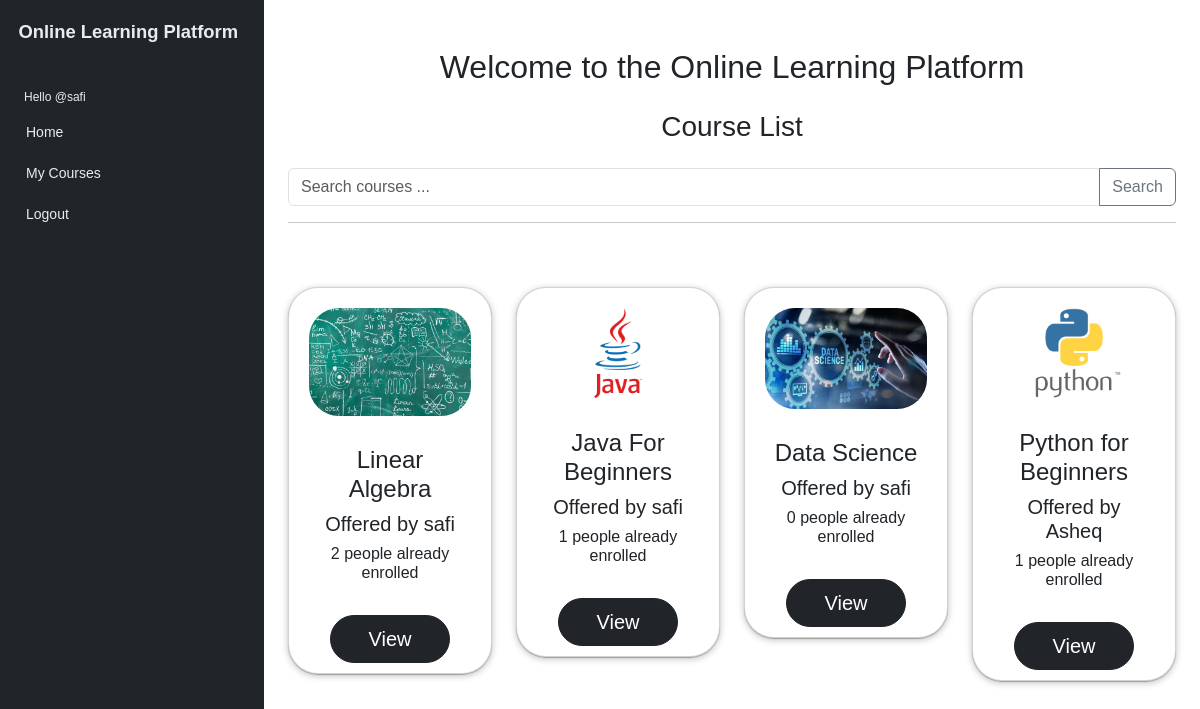
/stuhome/ (signed in), run on the app's committed database.
### core/models.py (models this page shows, shortened)
class Course(models.Model):
    user = models.ForeignKey(User, on_delete=models.CASCADE)
    title = models.CharField(max_length=50)
    description = models.TextField()
    cover = models.ImageField(null=True, blank=True)
    created = models.DateTimeField(auto_now_add=True)

### core/views.py (the view)
# urls.py: path('stuhome/', views.stuhomepage,name='stuhome'),
@login_required(login_url='loginpage')
def stuhomepage(request):
    q = request.GET.get('q', '')
    courses = Course.objects.annotate(enrollment_count=Count('enrollment'))
    if q:
        courses = courses.filter(
            Q(title__icontains=q) | Q(description__icontains=q) | Q(user__username__icontains=q)
        )
    return render(request, 'students/student_home.html', {'courses': courses})

### templates/students/student_home.html (shortened to what this page needs)
{% extends 'layout.html' %}
{% block sideitem %}
    <li class="sidebar-item">
        <a href="#" class="sidebar-link">Home</a>
    </li>
    <li class="sidebar-item">
        <a href="{% url 'mycourses' %}" class="sidebar-link">My Courses</a>
    </li>
{% endblock %}
{% block main %}
    <div class="container">
        <h2 class="text-center mt-5 mb-4" style="font-family: 'Poppins', sans-serif;">Welcome to the Online Learning Platform</h2>
        <h3 class="text-center mb-4" style="font-family: 'Poppins', sans-serif;">Course List</h3>
        <form method="get" action="{% url 'stuhome' %}">
            <div class="input-group mb-3">
                <input type="text" name="q" class="form-control" placeholder="Search courses ..." aria-label="Search courses">
                <button class="btn btn-outline-secondary" type="submit">Search</button>
            </div>
        </form>
        <hr>
        <div class="row row-cols-1 row-cols-md-4 g-4 py-5">
            {% for course in courses %}
            <div class="col">
                <div class="card">
                    <img src="{{ course.cover.url }}" class="card-img-top" alt="Subject">
                    <div class="card-body">
                        <h4 class="text-center card-title">{{ course.title }}</h4>
                        <h5 class="text-center card-title">Offered by {{ course.user }}</h5>
                        <h6 class="text-center card-title">{{ course.enrollment_count }} people already enrolled</h6>
                    </div>
                    <div class="d-flex justify-content-around">
                        <a href="{% url 'previewcourse' course.id %}" class="btn btn-lg btn-dark">View</a>
                    </div>
                </div>
            </div>
            {% endfor %}
        </div>
    </div>
{% endblock %}

### templates/layout.html (shortened to what this page needs)
{% load static %}
<!DOCTYPE html>
<html>
<head>
	<link href="https://cdn.jsdelivr.net/npm/bootstrap@5.3.3/dist/css/bootstrap.min.css" rel="stylesheet">
	<link rel="stylesheet" type="text/css" href="{% static 'main/dash.css' %}">
</head>
<body>
    <div class="wrapper">
		<aside id="sidebar">
			<div class="h-100">
				<div class="sidebar-logo">
					<a href="#">Online Learning Platform</a>
				</div>
				<ul class="sidebar-nav">
					<li class="sidebar-header">Hello @{{ request.user }}</li>
					{% block sideitem %}
                    {% endblock %}
					{% if request.user.is_authenticated %}
					<li class="sidebar-item">
						<a href="{% url 'logout' %}" class="sidebar-link">Logout</a>
					</li>
					{% endif %}
				</ul>
			</div>
		</aside>
		<div class="main container">
			{% block main %}
            {% endblock %}
		</div>
	</div>
</body>

### static/main/dash.css (style rules this page uses)
body { font-family: 'Poppins', sans-serif; font-size: 0.875rem; opacity: 1; overflow-y: scroll; margin: 0; }
a { cursor: pointer; text-decoration: none; font-family: 'Poppins', sans-serif; }
li { list-style: none; }
.wrapper { align-items: stretch; display: flex; width: 100%; }
#sidebar { max-width: 264px; min-width: 264px; background: var(--bs-dark); transition: all 0.35s ease-in-out; }
.main { display: flex; flex-direction: column; min-height: 100vh; min-width: 0; overflow: hidden; transition: all 0.35s ease-in-out; width: 100%; }
.sidebar-logo { padding: 1.15rem; }
.sidebar-logo a { color: #e9ecef; font-size: 1.15rem; font-weight: 600; }
.sidebar-nav { flex-grow: 1; list-style: none; margin-bottom: 0; padding-left: 0; margin-left: 0; }
.sidebar-header { color: #e9ecef; font-size: .75rem; padding: 1.5rem 1.5rem .375rem; }
a.sidebar-link { padding: .625rem 1.625rem; color: #e9ecef; position: relative; display: block; font-size: 0.875rem; }
.card-img-top { border-radius: 50px; padding: 20px; }
.card { border-radius: 30px; box-shadow: rgba(0, 0, 0, 0.25) 0px 0.0625em 0.0625em, rgba(0, 0, 0, 0.25) 0px 0.125em 0.5em, rgba(255, 255, 255, 0.1) 0px 0px 0px 1px inset; }
.card-body { padding: 25px; margin-top: -15px; }
.btn-dark { border-radius: 50px; width: 120px; margin-bottom: 10px; }

### data on the page
Course: cover (picture), title "Linear Algebra", user "safi", enrollment_count "2"
Course: cover (picture), title "Java For Beginners", user "safi", enrollment_count "1"
Course: cover (picture), title "Data Science", user "safi", enrollment_count "0"
Course: cover (picture), title "Python for Beginners", user "Asheq", enrollment_count "1"

### other printed values
{{ request.user }} "safi"
